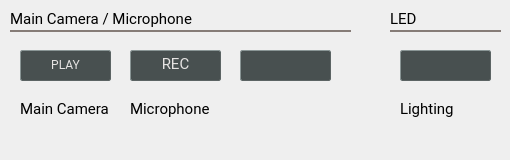
<?xml version="1.0" encoding="UTF-8"?>
<ui version="4.0">
 <class>intball::CrewSupportCommandWidget</class>
 <widget class="QWidget" name="intball::CrewSupportCommandWidget">
  <property name="geometry">
   <rect>
    <x>0</x>
    <y>0</y>
    <width>510</width>
    <height>160</height>
   </rect>
  </property>
  <property name="font">
   <font>
    <family>Roboto</family>
   </font>
  </property>
  <property name="windowTitle">
   <string>Form</string>
  </property>
  <widget class="QLabel" name="labelTools">
   <property name="geometry">
    <rect>
     <x>10</x>
     <y>10</y>
     <width>211</width>
     <height>17</height>
    </rect>
   </property>
   <property name="font">
    <font>
     <family>Roboto</family>
     <pointsize>11</pointsize>
    </font>
   </property>
   <property name="text">
    <string>Main Camera / Microphone</string>
   </property>
   <property name="alignment">
    <set>Qt::AlignLeading|Qt::AlignLeft|Qt::AlignVCenter</set>
   </property>
  </widget>
  <widget class="intball::CommandButton" name="controlRecordMovieButton">
   <property name="geometry">
    <rect>
     <x>130</x>
     <y>50</y>
     <width>91</width>
     <height>31</height>
    </rect>
   </property>
   <property name="font">
    <font>
     <family>Roboto</family>
     <pointsize>11</pointsize>
     <underline>false</underline>
    </font>
   </property>
   <property name="styleSheet">
    <string notr="true">QPushButton {
  background-color: rgb(72, 80, 80);
  color: rgb(229, 227, 226);
  padding-bottom: 3px;
  border-radius: 2px;
  border: 1px outset rgb(92, 100, 100);
}
QPushButton:pressed {
  background-color: rgb(92, 100, 100);
  color: rgb(255, 255, 255);
  padding-bottom: 3px;
  border-radius: 2px;
  border: 1px outset rgb(92, 100, 100);
}
QPushButton:disabled {
  background-color: rgb(112, 120, 120);
  color: rgb(255, 255, 255);
  padding-bottom: 3px;
  border-radius: 2px;
  border: 1px outset rgb(112, 120, 120);
}</string>
   </property>
   <property name="text">
    <string>REC</string>
   </property>
   <property name="icon">
    <iconset resource="../resources.qrc">
     <normaloff>:/ground_system/image/controller-record_fill_red.svg</normaloff>:/ground_system/image/controller-record_fill_red.svg</iconset>
   </property>
   <property name="iconSize">
    <size>
     <width>22</width>
     <height>22</height>
    </size>
   </property>
  </widget>
  <widget class="QPushButton" name="controlSettingMainCameraButton">
   <property name="geometry">
    <rect>
     <x>240</x>
     <y>50</y>
     <width>91</width>
     <height>31</height>
    </rect>
   </property>
   <property name="font">
    <font>
     <family>Roboto</family>
    </font>
   </property>
   <property name="styleSheet">
    <string notr="true">QPushButton {
  background-color: rgb(72, 80, 80);
  color: rgb(229, 227, 226);
  border-radius: 2px;
  border: 1px outset rgb(92, 100, 100);
}
QPushButton:pressed {
  background-color: rgb(92, 100, 100);
  color: rgb(255, 255, 255);
  border-radius: 2px;
  border: 1px outset rgb(92, 100, 100);
}</string>
   </property>
   <property name="text">
    <string/>
   </property>
   <property name="icon">
    <iconset resource="../resources.qrc">
     <normaloff>:/ground_system/image/cog_fill_white.svg</normaloff>:/ground_system/image/cog_fill_white.svg</iconset>
   </property>
   <property name="iconSize">
    <size>
     <width>20</width>
     <height>20</height>
    </size>
   </property>
  </widget>
  <widget class="intball::CommandToggleSlider" name="controltoggleMicrophone" native="true">
   <property name="geometry">
    <rect>
     <x>130</x>
     <y>120</y>
     <width>85</width>
     <height>30</height>
    </rect>
   </property>
   <property name="sizePolicy">
    <sizepolicy hsizetype="Fixed" vsizetype="Fixed">
     <horstretch>0</horstretch>
     <verstretch>0</verstretch>
    </sizepolicy>
   </property>
   <property name="minimumSize">
    <size>
     <width>85</width>
     <height>30</height>
    </size>
   </property>
   <property name="maximumSize">
    <size>
     <width>85</width>
     <height>30</height>
    </size>
   </property>
   <property name="font">
    <font>
     <family>Roboto</family>
    </font>
   </property>
  </widget>
  <widget class="QLabel" name="labelLED">
   <property name="geometry">
    <rect>
     <x>390</x>
     <y>10</y>
     <width>61</width>
     <height>17</height>
    </rect>
   </property>
   <property name="font">
    <font>
     <family>Roboto</family>
     <pointsize>11</pointsize>
    </font>
   </property>
   <property name="text">
    <string>LED</string>
   </property>
   <property name="alignment">
    <set>Qt::AlignLeading|Qt::AlignLeft|Qt::AlignVCenter</set>
   </property>
  </widget>
  <widget class="QLabel" name="labelOnOffLighting">
   <property name="geometry">
    <rect>
     <x>400</x>
     <y>100</y>
     <width>101</width>
     <height>17</height>
    </rect>
   </property>
   <property name="font">
    <font>
     <family>Roboto</family>
     <pointsize>11</pointsize>
    </font>
   </property>
   <property name="text">
    <string>Lighting</string>
   </property>
   <property name="alignment">
    <set>Qt::AlignLeading|Qt::AlignLeft|Qt::AlignVCenter</set>
   </property>
  </widget>
  <widget class="intball::CommandButton" name="controlStreamingButton">
   <property name="geometry">
    <rect>
     <x>20</x>
     <y>50</y>
     <width>91</width>
     <height>31</height>
    </rect>
   </property>
   <property name="font">
    <font>
     <family>Roboto</family>
     <underline>false</underline>
    </font>
   </property>
   <property name="styleSheet">
    <string notr="true">QPushButton {
  background-color: rgb(72, 80, 80);
  color: rgb(229, 227, 226);
  padding-bottom: 3px;
  border-radius: 2px;
  border: 1px outset rgb(92, 100, 100);
}
QPushButton:pressed {
  background-color: rgb(92, 100, 100);
  color: rgb(255, 255, 255);
  padding-bottom: 3px;
  border-radius: 2px;
  border: 1px outset rgb(92, 100, 100);
}
QPushButton:disabled {
  background-color: rgb(112, 120, 120);
  color: rgb(255, 255, 255);
  padding-bottom: 3px;
  border-radius: 2px;
  border: 1px outset rgb(112, 120, 120);
}</string>
   </property>
   <property name="text">
    <string>PLAY</string>
   </property>
   <property name="icon">
    <iconset resource="../resources.qrc">
     <normaloff>:/ground_system/image/controller-play_fill_green.svg</normaloff>:/ground_system/image/controller-play_fill_green.svg</iconset>
   </property>
   <property name="iconSize">
    <size>
     <width>22</width>
     <height>22</height>
    </size>
   </property>
  </widget>
  <widget class="QLabel" name="labelOnOffMainCamera">
   <property name="geometry">
    <rect>
     <x>20</x>
     <y>100</y>
     <width>101</width>
     <height>17</height>
    </rect>
   </property>
   <property name="font">
    <font>
     <family>Roboto</family>
     <pointsize>11</pointsize>
    </font>
   </property>
   <property name="text">
    <string>Main Camera</string>
   </property>
   <property name="alignment">
    <set>Qt::AlignLeading|Qt::AlignLeft|Qt::AlignVCenter</set>
   </property>
  </widget>
  <widget class="Line" name="lineMainCamera">
   <property name="geometry">
    <rect>
     <x>10</x>
     <y>30</y>
     <width>341</width>
     <height>2</height>
    </rect>
   </property>
   <property name="minimumSize">
    <size>
     <width>0</width>
     <height>2</height>
    </size>
   </property>
   <property name="maximumSize">
    <size>
     <width>16777215</width>
     <height>2</height>
    </size>
   </property>
   <property name="font">
    <font>
     <family>Roboto</family>
    </font>
   </property>
   <property name="styleSheet">
    <string notr="true">background-color: rgb(134, 124, 119);
border: 0;</string>
   </property>
   <property name="frameShadow">
    <enum>QFrame::Plain</enum>
   </property>
   <property name="lineWidth">
    <number>1</number>
   </property>
   <property name="orientation">
    <enum>Qt::Horizontal</enum>
   </property>
  </widget>
  <widget class="Line" name="lineLED">
   <property name="geometry">
    <rect>
     <x>390</x>
     <y>30</y>
     <width>111</width>
     <height>2</height>
    </rect>
   </property>
   <property name="minimumSize">
    <size>
     <width>0</width>
     <height>2</height>
    </size>
   </property>
   <property name="maximumSize">
    <size>
     <width>16777215</width>
     <height>2</height>
    </size>
   </property>
   <property name="font">
    <font>
     <family>Roboto</family>
    </font>
   </property>
   <property name="styleSheet">
    <string notr="true">background-color: rgb(134, 124, 119);
border: 0;</string>
   </property>
   <property name="frameShadow">
    <enum>QFrame::Plain</enum>
   </property>
   <property name="lineWidth">
    <number>1</number>
   </property>
   <property name="orientation">
    <enum>Qt::Horizontal</enum>
   </property>
  </widget>
  <widget class="QPushButton" name="controlSettingLED">
   <property name="geometry">
    <rect>
     <x>400</x>
     <y>50</y>
     <width>91</width>
     <height>31</height>
    </rect>
   </property>
   <property name="font">
    <font>
     <family>Roboto</family>
    </font>
   </property>
   <property name="styleSheet">
    <string notr="true">QPushButton {
  background-color: rgb(72, 80, 80);
  color: rgb(229, 227, 226);
  border-radius: 2px;
  border: 1px outset rgb(92, 100, 100);
}
QPushButton:pressed {
  background-color: rgb(92, 100, 100);
  color: rgb(255, 255, 255);
  border-radius: 2px;
  border: 1px outset rgb(92, 100, 100);
}</string>
   </property>
   <property name="text">
    <string/>
   </property>
   <property name="icon">
    <iconset resource="../resources.qrc">
     <normaloff>:/ground_system/image/cog_fill_white.svg</normaloff>:/ground_system/image/cog_fill_white.svg</iconset>
   </property>
   <property name="iconSize">
    <size>
     <width>20</width>
     <height>20</height>
    </size>
   </property>
  </widget>
  <widget class="intball::CommandToggleSlider" name="controltoggleMainCamera" native="true">
   <property name="geometry">
    <rect>
     <x>20</x>
     <y>120</y>
     <width>85</width>
     <height>30</height>
    </rect>
   </property>
   <property name="sizePolicy">
    <sizepolicy hsizetype="Fixed" vsizetype="Fixed">
     <horstretch>0</horstretch>
     <verstretch>0</verstretch>
    </sizepolicy>
   </property>
   <property name="minimumSize">
    <size>
     <width>85</width>
     <height>30</height>
    </size>
   </property>
   <property name="maximumSize">
    <size>
     <width>85</width>
     <height>30</height>
    </size>
   </property>
   <property name="font">
    <font>
     <family>Roboto</family>
    </font>
   </property>
  </widget>
  <widget class="QLabel" name="labelOnOffMicrophone">
   <property name="geometry">
    <rect>
     <x>130</x>
     <y>100</y>
     <width>101</width>
     <height>17</height>
    </rect>
   </property>
   <property name="font">
    <font>
     <family>Roboto</family>
     <pointsize>11</pointsize>
    </font>
   </property>
   <property name="text">
    <string>Microphone</string>
   </property>
   <property name="alignment">
    <set>Qt::AlignLeading|Qt::AlignLeft|Qt::AlignVCenter</set>
   </property>
  </widget>
  <widget class="intball::CommandToggleSlider" name="controltoggleLighting" native="true">
   <property name="geometry">
    <rect>
     <x>400</x>
     <y>120</y>
     <width>85</width>
     <height>30</height>
    </rect>
   </property>
   <property name="sizePolicy">
    <sizepolicy hsizetype="Fixed" vsizetype="Fixed">
     <horstretch>0</horstretch>
     <verstretch>0</verstretch>
    </sizepolicy>
   </property>
   <property name="minimumSize">
    <size>
     <width>85</width>
     <height>30</height>
    </size>
   </property>
   <property name="maximumSize">
    <size>
     <width>85</width>
     <height>30</height>
    </size>
   </property>
   <property name="font">
    <font>
     <family>Roboto</family>
    </font>
   </property>
  </widget>
 </widget>
 <customwidgets>
  <customwidget>
   <class>intball::CommandButton</class>
   <extends>QPushButton</extends>
   <header>command_button.h</header>
  </customwidget>
  <customwidget>
   <class>intball::CommandToggleSlider</class>
   <extends>QWidget</extends>
   <header>command_toggle_slider.h</header>
   <container>1</container>
  </customwidget>
 </customwidgets>
 <resources>
  <include location="../resources.qrc"/>
 </resources>
 <connections/>
</ui>
